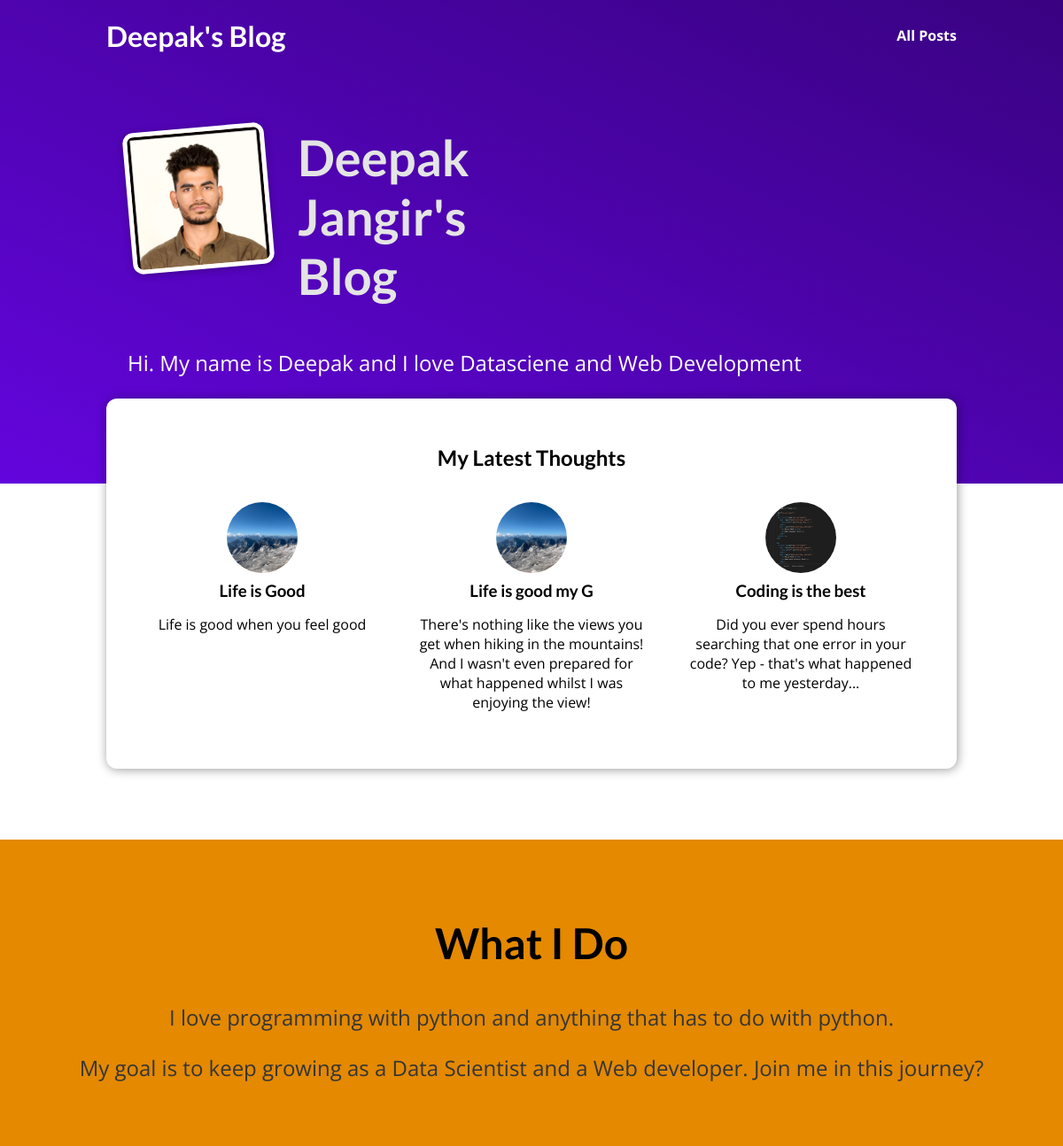
The page / on the database its author committed.
### blog/models.py (models this page shows)
class Post(models.Model):
    title = models.CharField(max_length=150)
    excerpt = models.CharField(max_length=200)
    image = models.ImageField(upload_to="posts", null=True)
    date = models.DateField(auto_now=True)
    slug = models.SlugField(unique=True, db_index=True)
    content = models.TextField(validators=[MinLengthValidator(10)])
    author = models.ForeignKey(Author, on_delete=models.SET_NULL, related_name='posts',null=True)
    tags = models.ManyToManyField(Tag)

### blog/views.py (the view)
# urls.py: path("", view=views.Index.as_view(), name='index-page'),
class Index(ListView):
    template_name = 'blog/index.html'
    model = Post
    ordering = ["-date"]
    context_object_name = 'posts'
    def get_queryset(self):
        query_set = super().get_queryset()
        data = query_set[:3]
        return data

### blog/templates/blog/index.html (shortened to what this page needs)
{% extends 'base.html' %}
{% load static %}
{% block css_files %}
    <link rel="stylesheet" href="{% static "blog/index.css" %}">
    <link rel="stylesheet" href="{% static "blog/post.css" %}">
{% endblock css_files %}
{% block content %}
    <section id='welcome'>
        <header>
            <img src="{% static 'blog/images/deepak.jpeg' %}" alt="Deepak - The Author">
            <h2>Deepak Jangir's Blog</h2>
        </header>
        <p>Hi. My name is Deepak and I love Datasciene and Web Development</p>
    </section>
    <section id='latest-posts'>
        <h2>My Latest Thoughts</h2>
        <ul>
            {% for post in posts %}
                {% include "blog/includes/post.html" %}
            {% endfor %}
        </ul>
    </section>
    <section id='about'>
        <h2>What I Do</h2>
        <p>I love programming with python and anything that has to do with python.</p>
        <p>My goal is to keep growing as a Data Scientist and a Web developer. Join me in this journey?</p>
    </section>
{% endblock content %}

### blog/templates/blog/includes/post.html
<li>
    <article class='post'>
        <a href="{% url 'post-detail-page' post.slug %}">
            <img src="{{ post.image.url }}" alt="{{ post.title }}">
            <div class='post_content'>
                <h3>{{ post.title }}</h3>
                <p>{{ post.excerpt }}</p>
            </div>
        </a>
    </article>
</li>

### static/app.css (style rules this page uses)
* { box-sizing: border-box; }
html { font-family: 'Open Sans', 'Lato', sans-serif; }
body { margin: 0; }
h1, h2, h3 { font-family: 'Lato', sans-serif; font-weight: bold; }

### blog/static/blog/index.css (style rules this page uses)
#welcome { background: linear-gradient(to right top, #6305dd, #390281); padding: 6rem 12%; }
#welcome header { display: flex; align-items: flex-start; margin: 3rem auto; }
#welcome img { width: 10rem; height: 10rem; object-fit: cover; object-position: top; border: 5px solid white; border-radius: 12px; background-color: #ffe1bf; transform: rotateZ(-5deg); box-shadow: 0 2px 8px rgba(0, 0, 0, 0.25); }
#welcome h2 { font-size: 3.5rem; margin: 0 0 0 2rem; color: #e4e4e4; width: 10rem; }
#welcome p { color: white; font-size: 1.5rem; }
#latest-posts { background-color: white; padding: 2rem; border-radius: 12px; width: 60rem; margin: -6rem auto 2rem auto; box-shadow: 1px 1px 12px rgba(0, 0, 0, 0.4); }
#latest-posts h2 { text-align: center; }
#latest-posts ul { list-style: none; margin: 0; padding: 0; display: flex; gap: 1rem; }
#latest-posts li { flex: 1; }
#about { text-align: center; padding: 3rem; background-color: #e48900; margin-top: 5rem; }
#about h2 { font-size: 3rem; }
#about p { font-size: 1.5rem; color: #353535; }

### blog/static/blog/post.css (style rules this page uses)
.post { display: flex; flex-direction: column; align-items: center; text-align: center; }
.post a { text-decoration: none; color: black; transition: all 0.2s ease; padding: 1rem; }
.post img { width: 5rem; height: 5rem; object-fit: cover; border-radius: 50%; }
.post h3 { margin: 0.25rem 0; }

### rows shown on the page
Post: image (picture), title "Life is Good", excerpt "Life is good when you feel good"
Post: image (picture), title "Life is good my G", excerpt "There's nothing like the views you get when hiking in the mountains! And I wasn't even prepared for what happened whilst I was enjoying the view!"
Post: image (picture), title "Coding is the best", excerpt "Did you ever spend hours searching that one error in your code? Yep - that's what happened to me yesterday..."
